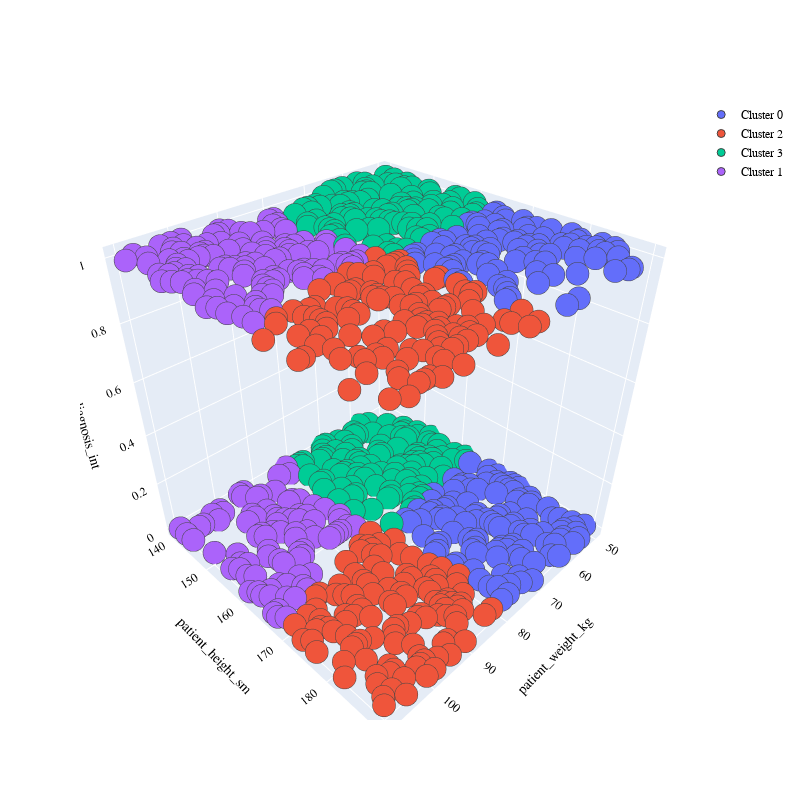

The code cell stored with this chart in its notebook:
### Code cell
import plotly.graph_objects as go

PLOT = go.Figure()

for label in list(patients["labels"].unique()):
    
    PLOT.add_trace(go.Scatter3d(x = patients[patients["labels"] == label]["patient_weight_kg"],
                                y = patients[patients["labels"] == label]["patient_height_sm"],
                                z = patients[patients["labels"] == label]["diagnosis_int"],
                                mode = 'markers', marker_size = 8, marker_line_width = 1,
                                name = 'Cluster ' + str(label)))


PLOT.update_layout(width = 800, height = 800, autosize = True, showlegend = True,
                   scene = dict(xaxis=dict(title = "patient_weight_kg", titlefont_color = 'black'),
                                yaxis=dict(title = "patient_height_sm", titlefont_color = 'black'),
                                zaxis=dict(title = "diagnosis_int", titlefont_color = 'black')),
                   font = dict(family = "Gilroy", color  = 'black', size = 12))

### Figure 1 — Plotly figure (JSON) as saved in the notebook; plotly's stock layout.template omitted (floating-point values rounded to 4 significant figures; data arrays with more than 128 entries replaced by an {"elided": "..."} marker saying what was removed)
{"data": [{"marker": {"line": {"width": 1}, "size": 8}, "mode": "markers", "name": "Cluster 0", "type": "scatter3d", "x": {"elided": "240 int values"}, "y": {"elided": "240 int values"}, "z": {"elided": "240 int values"}}, {"marker": {"line": {"width": 1}, "size": 8}, "mode": "markers", "name": "Cluster 2", "type": "scatter3d", "x": {"elided": "253 int values"}, "y": {"elided": "253 int values"}, "z": {"elided": "253 int values"}}, {"marker": {"line": {"width": 1}, "size": 8}, "mode": "markers", "name": "Cluster 3", "type": "scatter3d", "x": {"elided": "230 int values"}, "y": {"elided": "230 int values"}, "z": {"elided": "230 int values"}}, {"marker": {"line": {"width": 1}, "size": 8}, "mode": "markers", "name": "Cluster 1", "type": "scatter3d", "x": {"elided": "219 int values"}, "y": {"elided": "219 int values"}, "z": {"elided": "219 int values"}}], "layout": {"autosize": true, "font": {"color": "black", "family": "Gilroy", "size": 12}, "height": 800, "scene": {"xaxis": {"title": {"font": {"color": "black"}, "text": "patient_weight_kg"}}, "yaxis": {"title": {"font": {"color": "black"}, "text": "patient_height_sm"}}, "zaxis": {"title": {"font": {"color": "black"}, "text": "diagnosis_int"}}}, "showlegend": true, "width": 800}}
